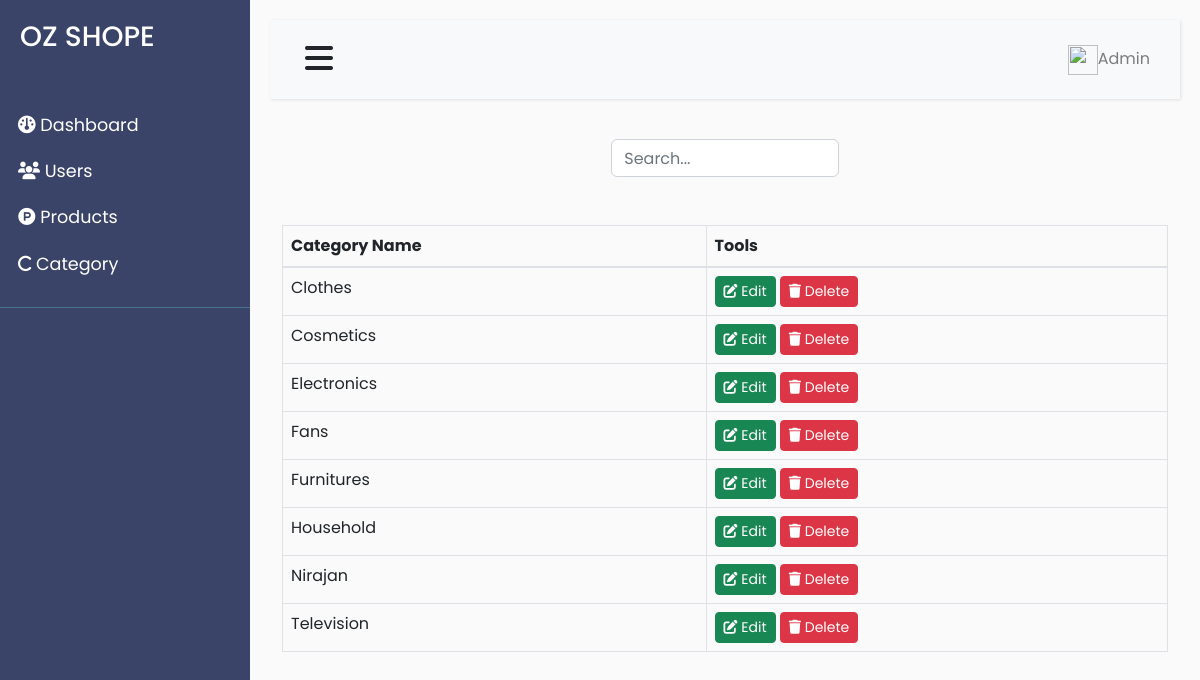
The page /admin/categories.php on the database as committed earlier.
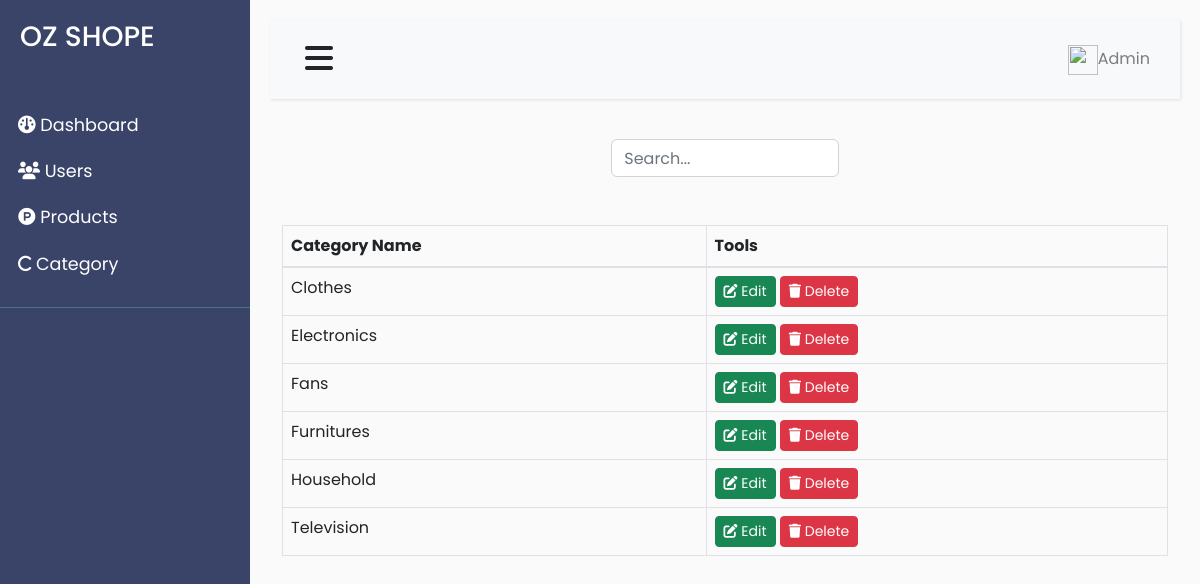
The same page on the database as committed later.
### tables this page shows
CREATE TABLE `category` (
  `category_id` int(11) NOT NULL,
  `category_name` varchar(25) NOT NULL
);

### admin/categories.php (the view, shortened to what the changed rows need)
<?php
include('../db/connect.php');
?>
<!DOCTYPE html>
<html>
<head>
    <link rel="stylesheet" type="text/css" href="css/bootstrap.css" />
    <link rel="stylesheet" href="https://cdn.jsdelivr.net/npm/bootstrap@4.0.0/dist/css/bootstrap.min.css">
    <link href="https://cdn.jsdelivr.net/npm/bootstrap@5.2.0-beta1/dist/css/bootstrap.min.css" rel="stylesheet">
    <link href="../css/font-awesome.min.css" rel="stylesheet" />
    <link rel="stylesheet" href="https://cdnjs.cloudflare.com/ajax/libs/font-awesome/6.1.1/css/all.min.css" />
    <link href="../css/style.css" rel="stylesheet" />
    <link href="../css/responsive.css" rel="stylesheet" />
    <link href="../css/admin.css" rel="stylesheet">
</head>
<body>
    <div class="wrapper">
        <div id="content">
            <div class="container mt-5">
                <div class="row">
                    <div class="col-xs-12">
                        <div class="box">
                            <div class="box-body">
                                <table id="example1" class="table table-bordered">
                                    <thead>
                                        <th>Category Name</th>
                                        <th>Tools</th>
                                    </thead>
                                    <tbody>
                                        <?php
                                        $query = "SELECT * FROM category";
                                        $data = mysqli_query($con, $query);
                                        $result = mysqli_num_rows($data);
                                        if ($result) {
                                            while ($row = mysqli_fetch_array($data)) {
                                        ?>
                                                <tr>
                                                    <td><?php echo $row['category_name'] ?></td>
                                                    <td><button class='btn btn-success btn-sm edit btn-flat'><i class='fa fa-edit'></i> Edit</button>
                                                        <button class='btn btn-danger btn-sm delete btn-flat'><i class='fa fa-trash'></i> Delete</button>
                                                    </td>
                                                </tr>
                                        <?php
                                            }
                                        }
                                        ?>
                                    </tbody>
                                </table>
                            </div>
                        </div>
                    </div>
                </div>
            </div>
        </div>
</body>
</html>

Rows that differ between the two databases and show on the page:
removed category: category_name "Cosmetics"
removed category: category_name "Nirajan"
